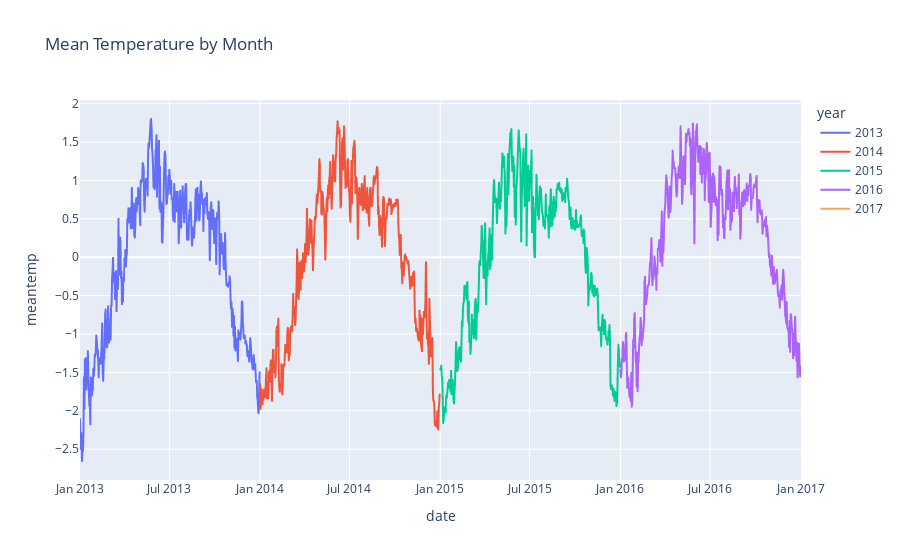

Source (notebook cell):
### Code cell
# same in plotly
fig = px.line(df_scaled, x=df_scaled.index, y='meantemp', color='year', title='Mean Temperature by Month')
fig.show()

### Figure 1 — Plotly figure (JSON) as saved in the notebook; plotly's stock layout.template omitted (floating-point values rounded to 4 significant figures; data arrays with more than 128 entries replaced by an {"elided": "..."} marker saying what was removed)
{"data": [{"hovertemplate": "year=2013<br>date=%{x}<br>meantemp=%{y}<extra></extra>", "legendgroup": "2013", "line": {"color": "#636efa", "dash": "solid"}, "marker": {"symbol": "circle"}, "mode": "lines", "name": "2013", "showlegend": true, "type": "scattergl", "x": {"elided": "365 str values"}, "xaxis": "x", "y": {"elided": "365 float values"}, "yaxis": "y"}, {"hovertemplate": "year=2014<br>date=%{x}<br>meantemp=%{y}<extra></extra>", "legendgroup": "2014", "line": {"color": "#EF553B", "dash": "solid"}, "marker": {"symbol": "circle"}, "mode": "lines", "name": "2014", "showlegend": true, "type": "scattergl", "x": {"elided": "365 str values"}, "xaxis": "x", "y": {"elided": "365 float values"}, "yaxis": "y"}, {"hovertemplate": "year=2015<br>date=%{x}<br>meantemp=%{y}<extra></extra>", "legendgroup": "2015", "line": {"color": "#00cc96", "dash": "solid"}, "marker": {"symbol": "circle"}, "mode": "lines", "name": "2015", "showlegend": true, "type": "scattergl", "x": {"elided": "365 str values"}, "xaxis": "x", "y": {"elided": "365 float values"}, "yaxis": "y"}, {"hovertemplate": "year=2016<br>date=%{x}<br>meantemp=%{y}<extra></extra>", "legendgroup": "2016", "line": {"color": "#ab63fa", "dash": "solid"}, "marker": {"symbol": "circle"}, "mode": "lines", "name": "2016", "showlegend": true, "type": "scattergl", "x": {"elided": "366 str values"}, "xaxis": "x", "y": {"elided": "366 float values"}, "yaxis": "y"}, {"hovertemplate": "year=2017<br>date=%{x}<br>meantemp=%{y}<extra></extra>", "legendgroup": "2017", "line": {"color": "#FFA15A", "dash": "solid"}, "marker": {"symbol": "circle"}, "mode": "lines", "name": "2017", "showlegend": true, "type": "scattergl", "x": ["2017-01-01T00:00:00"], "xaxis": "x", "y": [-2.11], "yaxis": "y"}], "layout": {"legend": {"title": {"text": "year"}, "tracegroupgap": 0}, "title": {"text": "Mean Temperature by Month"}, "xaxis": {"anchor": "y", "domain": [0, 1], "title": {"text": "date"}}, "yaxis": {"anchor": "x", "domain": [0, 1], "title": {"text": "meantemp"}}}}
